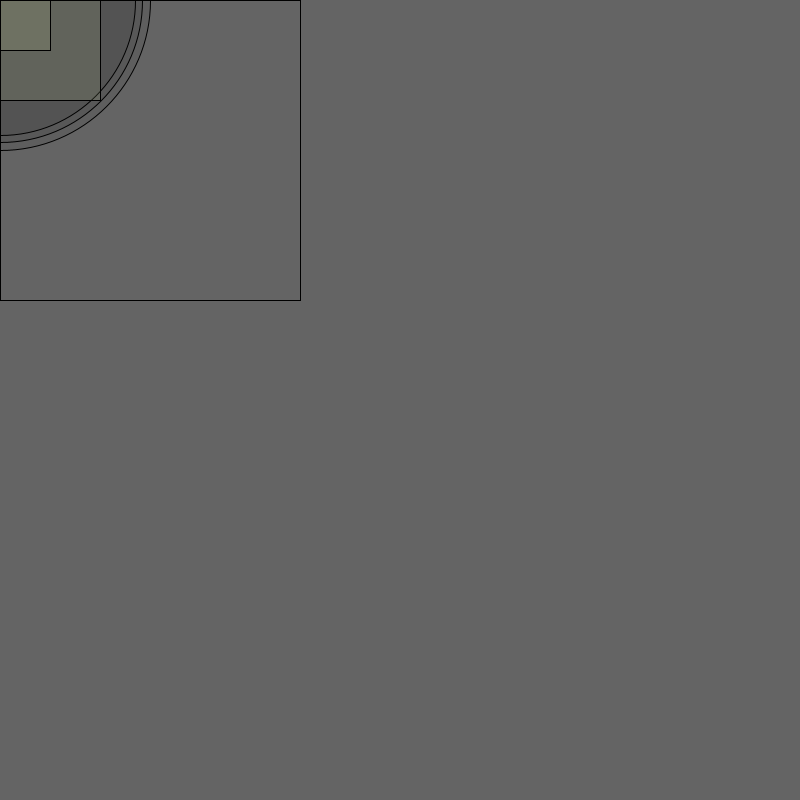
Frame 1 (no input)
Frame 60 (the mouse pressed at the canvas centre just before this capture): identical to frame 1, image omitted
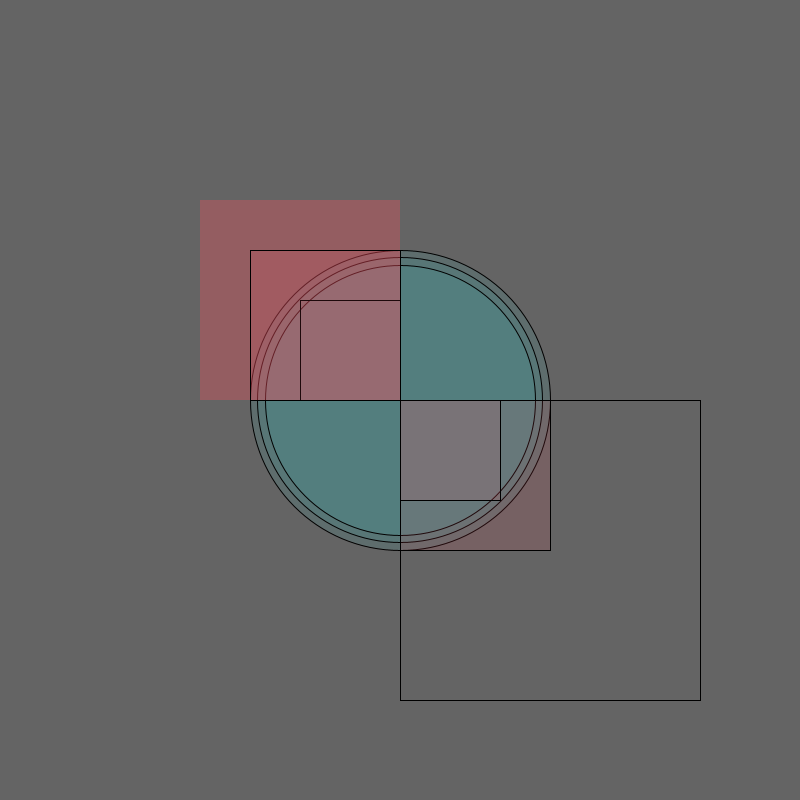
Frame 120 (the mouse held since frame 60 and released just before this capture)

The Processing sketch that drew these frames (run headless with seeded random() and noise(); from frame 60 on, the mouse is pressed at the canvas centre):

// Processing sketch: flovizs08e02
// ── flovizs08e02.pde
int c;
boolean a; 
int x;
int y;

int[]numeros = new int [4];
color[]colores = new color[4];

int eleccionNumeros;
int eleccionColores;

void setup() {
  size(800, 800);

  numeros[0] = 50;
  numeros[1] = 250;
  numeros[2] = 150;
  numeros[3] = 350;

  colores[0] = color(200, 220, 150, 30);
  colores[1] = color(255, 80, 90, 30);
  colores[2] = color(51, 30);
  colores[3] = color(255, 30);

  println(eleccionNumeros);
  println(eleccionColores);
}


void draw() {
  noCursor();
  background(100);
  c=color((colores[eleccionColores])); 

  if (a == true) {
    rombo(mouseX, mouseY);
  }
  elipses(x, y);
  cuadrados(x-100, y-100);
}

void rombo(int x, int y) {

  stroke(mouseX, mouseY, 0, 40);
  strokeWeight(3);
  fill(51, 200);
  quad(mouseX+x-250, mouseY, mouseX, mouseY-y+250, mouseX-x+250, mouseY, mouseX, mouseY+y-250);
  fill(mouseX, mouseY, 0, 10);
  quad(mouseX+30, mouseY, mouseX, mouseY-30, mouseX-30, mouseY, mouseX, mouseY+30);
}

void cuadrados(int x, int y) {
  //cuandrado
  fill(c);
  noStroke();
  rect(mouseX, mouseY, numeros[eleccionNumeros], numeros[eleccionNumeros]);
  rect(mouseX, mouseY, x-100, y-100);
  rect(mouseX, mouseY, x-100, y-100);
  rect(mouseX, mouseY, x-100, y-100);
  
  noFill();
  stroke(0);
  rect(mouseX, mouseY, x, y);
  
  fill(c);
  rect(mouseX, mouseY, x+200, y+200);
  rect(mouseX, mouseY, x-50, y-50);
  
  noFill();
  rect(mouseX, mouseY, numeros[eleccionNumeros], numeros[eleccionNumeros]);
  rect(mouseX, mouseY, x+400, y+400);
}

void elipses(int x, int y) {
  //relleno elipses grandes
  fill(0, mouseX, mouseY, 15);
  stroke(0);
  strokeWeight(1);
  ellipse(mouseX, mouseY, x-300, y-300);
  ellipse(mouseX, mouseY, x-285, y-285);
  ellipse(mouseX, mouseY, x-270, y-270);
}

void keyPressed() {
  //Al oprimir la tecla 'w'
  if (key == 'w') {
    a = !a;
  }
}

void mousePressed() {
  //Al oprimir el mouse
  eleccionNumeros = (int)random(numeros.length);
  eleccionColores = (int)random(colores.length);
}
